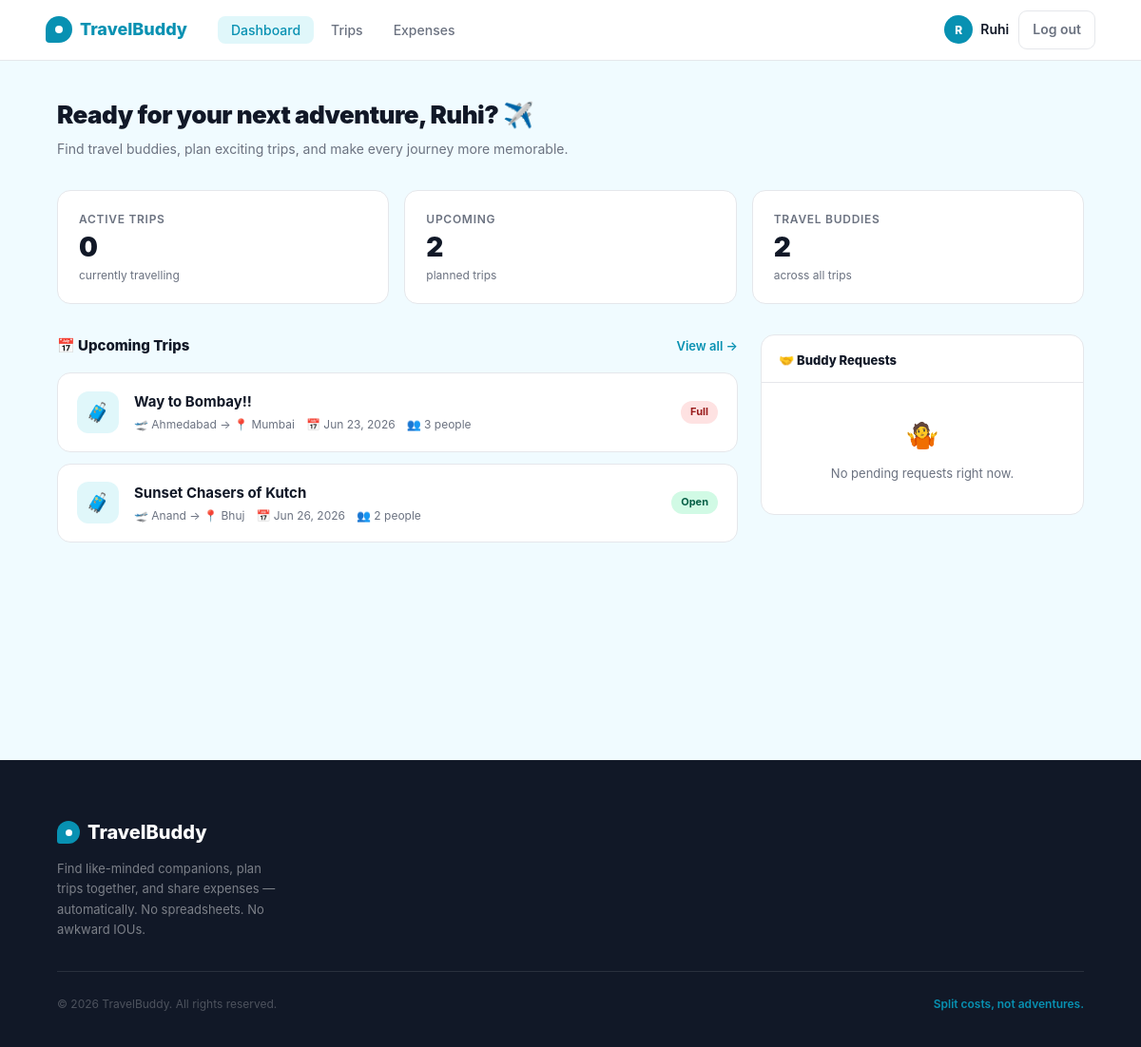
The app's page /dashboard (signed in) with its own data.
### app/models.py (models this page shows, shortened)
class User(db.Model, UserMixin):
    __tablename__ = 'users'
    id             = db.Column(db.Integer, primary_key=True)
    name           = db.Column(db.String(100), nullable=False)
    email          = db.Column(db.String(150), unique=True, nullable=False)
    password_hash  = db.Column(db.String(255), nullable=False)
    travel_style   = db.Column(db.String(50), default='flexible')
    bio            = db.Column(db.Text, default='')
    interests      = db.Column(db.String(255), default='')
    phone          = db.Column(db.String(20), default='')
    created_at     = db.Column(db.DateTime, default=lambda: datetime.now(timezone.utc))
    api_key        = db.Column(db.String(64), unique=True, nullable=True, index=True)
    owned_trips    = db.relationship('Trip', back_populates='owner', lazy='dynamic')
    memberships    = db.relationship('TripMember', back_populates='user', lazy='dynamic')
    expenses_paid  = db.relationship('Expense', back_populates='paid_by', lazy='dynamic')
    def get_active_trips(self):
        owned = Trip.query.filter_by(owner_id=self.id, status='ACTIVE').all()
        joined = (
            Trip.query
            .join(TripMember, TripMember.trip_id == Trip.id)
            .filter(
                TripMember.user_id == self.id,
                TripMember.status == 'accepted',
                Trip.status == 'ACTIVE',
                Trip.owner_id != self.id
            )
            .all()
        )
        return owned + joined
    def get_upcoming_trips(self):
        upcoming_statuses = ['OPEN', 'AWAITING_CONFIRMATION', 'CONFIRMED']
        owned = Trip.query.filter(
            Trip.owner_id == self.id,
            Trip.status.in_(upcoming_statuses)
        ).all()
        joined = (
            Trip.query
            .join(TripMember, TripMember.trip_id == Trip.id)
            .filter(
                TripMember.user_id == self.id,
                TripMember.status == 'accepted',
                Trip.status.in_(upcoming_statuses),
                Trip.owner_id != self.id
            )
            .all()
        )
        return owned + joined
    def get_pending_requests(self):
        my_trip_ids = [t.id for t in Trip.query.filter_by(owner_id=self.id).all()]
        return TripMember.query.filter(
            TripMember.trip_id.in_(my_trip_ids),
            TripMember.status == 'pending'
        ).all()
    def get_total_balance(self):
        total = 0.0
        all_trip_ids = self._all_trip_ids()
        if not all_trip_ids:
            return 0.0
        trips = Trip.query.filter(Trip.id.in_(all_trip_ids)).all()
        for trip in trips:
            total += trip.balance_for(self.id)
        return round(total, 2)
    def _all_trip_ids(self):
        owned = [t.id for t in Trip.query.filter_by(owner_id=self.id).all()]
        joined = [m.trip_id for m in
                  TripMember.query.filter_by(user_id=self.id, status='accepted').all()]
        return list(set(owned + joined))

class Trip(db.Model):
    __tablename__ = 'trips'
    __table_args__ = (
        db.Index('ix_trips_owner_status', 'owner_id', 'status'),
        db.Index('ix_trips_public_start', 'is_public', 'start_date'),
    )
    id          = db.Column(db.Integer, primary_key=True)
    owner_id    = db.Column(db.Integer, db.ForeignKey('users.id'), nullable=False)
    title       = db.Column(db.String(150), nullable=False)
    destination = db.Column(db.String(150), nullable=False)
    departure_city = db.Column(db.String(100), default='')
    start_date  = db.Column(db.Date, nullable=False)
    end_date    = db.Column(db.Date, nullable=False)
    description = db.Column(db.Text, default='')
    budget_min  = db.Column(db.Float, default=0)
    budget_max  = db.Column(db.Float, default=0)
    max_members = db.Column(db.Integer, default=4)
    status      = db.Column(db.String(20), default='OPEN')
    join_deadline           = db.Column(db.DateTime, nullable=True)
    open_roster             = db.Column(db.Boolean, default=False, nullable=False,
                                        server_default='0')
    confirmation_deadline   = db.Column(db.DateTime, nullable=True)
    confirmation_started_at = db.Column(db.DateTime, nullable=True)
    cancelled_at            = db.Column(db.DateTime, nullable=True)
    is_public   = db.Column(db.Boolean, default=True)
    created_at  = db.Column(db.DateTime, default=lambda: datetime.now(timezone.utc))
    owner    = db.relationship('User', back_populates='owned_trips')
    members  = db.relationship('TripMember', back_populates='trip', lazy='dynamic',
                               cascade='all, delete-orphan')
    expenses = db.relationship('Expense', back_populates='trip', lazy='dynamic',
                               cascade='all, delete-orphan')
    def is_open(self):
        return self.status and self.status.upper() == 'OPEN'
    def is_active(self):
        return self.status and self.status.upper() == 'ACTIVE'
    def is_completed(self):
        return self.status and self.status.upper() == 'COMPLETED'
    def is_cancelled(self):
        return self.status and self.status.upper() == 'CANCELLED'
    @property
    def status_label(self):
        return {
            'OPEN': 'Open',
            'AWAITING_CONFIRMATION': 'Awaiting Confirmation',
            'CONFIRMED': 'Confirmed',
            'ACTIVE': 'Active',
            'COMPLETED': 'Completed',
            'CANCELLED': 'Cancelled',
        }.get(self.status.upper() if self.status else '', 'Unknown')
    def member_count(self):
        return self.members.filter_by(status='accepted').count() + 1  # +1 for owner
    def is_full(self):
        return self.member_count() >= self.max_members
    def total_spent(self):
        return round(sum(e.amount for e in self.expenses), 2)
    def your_share(self, user_id):
        mc = self.member_count()
        return round(self.total_spent() / mc, 2) if mc else 0.0
    def balance_for(self, user_id):
        paid = sum(e.amount for e in self.expenses.filter_by(paid_by_id=user_id))
        share = self.your_share(user_id)
        return round(paid - share, 2)

### app/dashboard/routes.py (the view)
@dashboard.route('/dashboard')
@login_required
def index():
    active_trips   = current_user.get_active_trips()
    upcoming_trips = current_user.get_upcoming_trips()
    pending_reqs   = current_user.get_pending_requests()
    net_balance    = current_user.get_total_balance()
    all_trip_ids = current_user._all_trip_ids()
    recent_expenses = (Expense.query
                       .filter(Expense.trip_id.in_(all_trip_ids))
                       .order_by(Expense.created_at.desc())
                       .limit(5)
                       .all()) if all_trip_ids else []
    total_trips    = len(active_trips) + len(upcoming_trips)
    total_buddies  = _count_unique_buddies(current_user)
    trips_for_card = (active_trips + upcoming_trips)[:6]
    return render_template('dashboard/index.html',
        active_trips=active_trips,
        upcoming_trips=upcoming_trips,
        pending_reqs=pending_reqs,
        recent_expenses=recent_expenses,
        net_balance=net_balance,
        total_trips=total_trips,
        total_buddies=total_buddies,
        trips_for_card=trips_for_card,
        today=date.today()
    )

### app/dashboard/routes.py (called while the page is built)
def _count_unique_buddies(user):
    all_trip_ids = user._all_trip_ids()
    if not all_trip_ids:
        return 0
    member_user_ids = {
        m.user_id
        for m in TripMember.query.filter(
            TripMember.trip_id.in_(all_trip_ids),
            TripMember.status == 'accepted',
            TripMember.user_id != user.id
        ).all()
    }
    owner_ids = {
        t.owner_id
        for t in Trip.query.filter(
            Trip.id.in_(all_trip_ids),
            Trip.owner_id != user.id
        ).all()
    }
    return len(member_user_ids | owner_ids)

### app/models.py (called while the page is built)
@login_manager.user_loader
def load_user(user_id):
    return db.session.get(User, int(user_id))

### app/templates/dashboard/index.html (shortened to what this page needs)
{% extends "base.html" %}
{% block content %}
<div class="dashboard">
  <div class="dashboard-inner">
    <div class="dash-header">
      <div>
        <h1 class="dash-greeting">
          Ready for your next adventure, {{ current_user.name.split()[0] }}? ✈️
        </h1>
        <p class="dash-subtitle">Find travel buddies, plan exciting trips, and make every journey more memorable.</p>
      </div>
    </div>
    <div class="stat-row">
      <div class="stat-card">
        <div class="stat-label">Active Trips</div>
        <div class="stat-value">{{ active_trips | length }}</div>
        <div class="stat-sub">currently travelling</div>
      </div>
      <div class="stat-card">
        <div class="stat-label">Upcoming</div>
        <div class="stat-value">{{ upcoming_trips | length }}</div>
        <div class="stat-sub">planned trips</div>
      </div>
      <div class="stat-card">
        <div class="stat-label">Travel Buddies</div>
        <div class="stat-value">{{ total_buddies }}</div>
        <div class="stat-sub">across all trips</div>
      </div>
    </div>
    <div class="dash-grid">
      <div class="left-col">
        <div class="trips-section">
          <div class="section-header">
            <div class="section-title">📅 Upcoming Trips</div>
            <a href="{{ url_for('trips.index') }}" class="section-link">View all →</a>
          </div>
          <div class="trip-cards">
            {% if upcoming_trips %}
              {% for trip in upcoming_trips %}
              <div class="trip-card">
                <div class="trip-icon">🧳</div>
                <div class="trip-info">
                  <div class="trip-name">{{ trip.title }}</div>
                  <div class="trip-meta">
                    <span>🛫 {% if trip.departure_city %}{{ trip.departure_city }}{% else %}—{% endif %} → 📍 {{ trip.destination }}</span>
                    <span>📅 {{ trip.start_date.strftime('%b %d, %Y') }}</span>
                    <span>👥 {{ trip.member_count() }} people</span>
                  </div>
                </div>
                <div class="trip-right">
                  {% if trip.is_cancelled() %}
                    <span class="badge badge-join-closed">{{ trip.status_label }}</span>
                  {% elif trip.is_active() %}
                    <span class="badge badge-active">{{ trip.status_label }}</span>
                  {% elif trip.is_completed() %}
                    <span class="badge badge-completed">{{ trip.status_label }}</span>
                  {% elif trip.is_full() %}
                    <span class="badge badge-full">Full</span>
                  {% elif trip.is_open() %}
                    <span class="badge badge-open">{{ trip.status_label }}</span>
                  {% else %}
                    <span class="badge badge-upcoming">{{ trip.status_label }}</span>
                  {% endif %}
                </div>
              </div>
              {% endfor %}
            {% endif %}
          </div>
        </div>
      </div>
      <div class="right-col">
        <div class="panel">
          <div class="panel-head">
            <div class="panel-title">
              🤝 Buddy Requests
            </div>
          </div>
          <div class="panel-body">
            {% if pending_reqs %}
              {% set seen_trips = namespace(ids=[]) %}
              {% for req in pending_reqs %}
                {% if req.trip.id not in seen_trips.ids %}
                  {% set _ = seen_trips.ids.append(req.trip.id) %}
                  {% set trip_reqs = pending_reqs | selectattr('trip_id', 'equalto', req.trip.id) | list %}
                  <div class="manage-request-row">
                    <div class="manage-trip-icon">🧳</div>
                    <div class="manage-trip-info">
                      <div class="manage-trip-name">{{ req.trip.title }}</div>
                      <div class="manage-trip-sub">
                        {{ trip_reqs | length }} pending request{{ 's' if (trip_reqs | length) > 1 else '' }}
                      </div>
                    </div>
                    <a href="{{ url_for('trips.detail', trip_id=req.trip.id) }}#buddy-requests"
                       class="btn-manage">Manage Requests →</a>
                  </div>
                {% endif %}
              {% endfor %}
            {% else %}
              <div style="padding: 20px 18px; text-align: center;">
                <div style="font-size:28px;margin-bottom:8px;">🤷</div>
                <div style="font-size:13px;color:var(--text-muted);">No pending requests right now.</div>
              </div>
            {% endif %}
          </div>
        </div>
      </div>
    </div>
  </div>
</div>
{% endblock %}

### app/templates/base.html (shortened to what this page needs)
<!DOCTYPE html>
<html lang="en">
<head>
</head>
<body>
<nav>
  <a href="{{ url_for('main.home') }}" class="logo">
    <div class="logo-icon"></div>
    TravelBuddy
  </a>
  {% if current_user.is_authenticated %}
    <ul class="nav-links">
      <li><a href="{{ url_for('dashboard.index') }}" {% if request.endpoint == 'dashboard.index' %}class="active"{% endif %}>Dashboard</a></li>
      <li><a href="{{ url_for('trips.index') }}" {% if request.endpoint and request.endpoint.startswith('trips.') %}class="active"{% endif %}>Trips</a></li>
      <li><a href="{{ url_for('expenses.my_expenses') }}" {% if request.endpoint == 'expenses.my_expenses' %}class="active"{% endif %}>Expenses</a></li>
    </ul>
    <div class="nav-right">
      <div class="nav-user">
        <div class="nav-avatar">{{ current_user.name[0].upper() }}</div>
        <a href="{{ url_for('profile.view') }}" style="color:inherit;">{{ current_user.name.split()[0] }}</a>
      </div>
      <a href="{{ url_for('auth.logout') }}" class="btn-logout">Log out</a>
    </div>
  {% endif %}
</nav>
{% block content %}{% endblock %}
<footer>
  <div class="footer-inner">
    <div class="footer-top">
      <div class="footer-brand">
        <div class="footer-logo">
          <div class="footer-logo-icon"></div>
          TravelBuddy
        </div>
        <p>Find like-minded companions, plan trips together, and share expenses — automatically. No spreadsheets. No awkward IOUs.</p>
      </div>
    </div>
    <div class="footer-bottom">
      <p class="footer-copy">© 2026 TravelBuddy. All rights reserved.</p>
      <p class="footer-tagline-bottom">Split costs, not adventures.</p>
    </div>
  </div>
</footer>
</body>
</html>

### records on screen
User: name "R", name "Ruhi"
Trip: title "Way to Bombay!!", departure_city "Ahmedabad", destination "Mumbai", start_date "Jun 23, 2026", member_count "3", status "Full"
Trip: title "Sunset Chasers of Kutch", departure_city "Anand", destination "Bhuj", start_date "Jun 26, 2026", member_count "2", status_label "Open"

### other values on screen
{{ active_trips | length }} "0"
{{ upcoming_trips | length }} "2"
{{ total_buddies }} "2"
